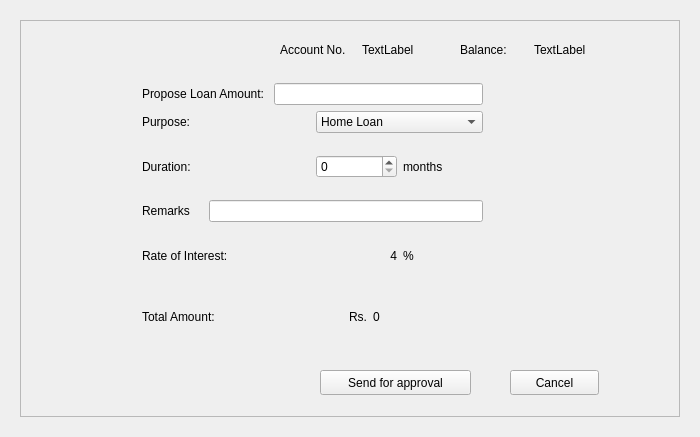
<?xml version="1.0" encoding="UTF-8"?>
<ui version="4.0">
 <class>loanProposal</class>
 <widget class="QDialog" name="loanProposal">
  <property name="geometry">
   <rect>
    <x>0</x>
    <y>0</y>
    <width>700</width>
    <height>437</height>
   </rect>
  </property>
  <property name="windowTitle">
   <string>Dialog</string>
  </property>
  <layout class="QVBoxLayout" name="verticalLayout">
   <item>
    <widget class="QStackedWidget" name="stackedWidget">
     <property name="currentIndex">
      <number>1</number>
     </property>
     <widget class="QWidget" name="page">
      <layout class="QVBoxLayout" name="verticalLayout_2">
       <item>
        <widget class="QFrame" name="frame">
         <property name="frameShape">
          <enum>QFrame::StyledPanel</enum>
         </property>
         <property name="frameShadow">
          <enum>QFrame::Raised</enum>
         </property>
         <widget class="QTextBrowser" name="textBrowser">
          <property name="geometry">
           <rect>
            <x>160</x>
            <y>90</y>
            <width>321</width>
            <height>101</height>
           </rect>
          </property>
          <property name="html">
           <string>&lt;!DOCTYPE HTML PUBLIC &quot;-//W3C//DTD HTML 4.0//EN&quot; &quot;http://www.w3.org/TR/REC-html40/strict.dtd&quot;&gt;
&lt;html&gt;&lt;head&gt;&lt;meta name=&quot;qrichtext&quot; content=&quot;1&quot; /&gt;&lt;style type=&quot;text/css&quot;&gt;
p, li { white-space: pre-wrap; }
&lt;/style&gt;&lt;/head&gt;&lt;body style=&quot; font-family:'Ubuntu'; font-size:11pt; font-weight:400; font-style:normal;&quot;&gt;
&lt;p align=&quot;justify&quot; style=&quot; margin-top:0px; margin-bottom:0px; margin-left:0px; margin-right:0px; -qt-block-indent:0; text-indent:0px;&quot;&gt;&lt;span style=&quot; font-size:18pt; font-weight:600;&quot;&gt;It seems that you have not taken a loan.&lt;/span&gt;&lt;/p&gt;
&lt;p align=&quot;justify&quot; style=&quot; margin-top:0px; margin-bottom:0px; margin-left:0px; margin-right:0px; -qt-block-indent:0; text-indent:0px;&quot;&gt;&lt;span style=&quot; font-size:18pt; font-weight:600;&quot;&gt;Do you wish to take one??&lt;/span&gt;&lt;/p&gt;&lt;/body&gt;&lt;/html&gt;</string>
          </property>
         </widget>
         <widget class="QPushButton" name="pushButton_loan_ys">
          <property name="geometry">
           <rect>
            <x>170</x>
            <y>220</y>
            <width>89</width>
            <height>25</height>
           </rect>
          </property>
          <property name="text">
           <string>Yes, I do</string>
          </property>
         </widget>
         <widget class="QPushButton" name="pushButton_loan_no">
          <property name="geometry">
           <rect>
            <x>360</x>
            <y>220</y>
            <width>89</width>
            <height>25</height>
           </rect>
          </property>
          <property name="text">
           <string>No, thanks</string>
          </property>
         </widget>
        </widget>
       </item>
      </layout>
     </widget>
     <widget class="QWidget" name="page_2">
      <layout class="QVBoxLayout" name="verticalLayout_3">
       <item>
        <widget class="QFrame" name="frame_2">
         <property name="frameShape">
          <enum>QFrame::StyledPanel</enum>
         </property>
         <property name="frameShadow">
          <enum>QFrame::Raised</enum>
         </property>
         <widget class="QPushButton" name="pushButton_apprval">
          <property name="geometry">
           <rect>
            <x>300</x>
            <y>350</y>
            <width>151</width>
            <height>25</height>
           </rect>
          </property>
          <property name="text">
           <string>Send for approval</string>
          </property>
         </widget>
         <widget class="QPushButton" name="pushButton_cancel">
          <property name="geometry">
           <rect>
            <x>490</x>
            <y>350</y>
            <width>89</width>
            <height>25</height>
           </rect>
          </property>
          <property name="text">
           <string>Cancel</string>
          </property>
         </widget>
         <widget class="QWidget" name="layoutWidget">
          <property name="geometry">
           <rect>
            <x>260</x>
            <y>20</y>
            <width>158</width>
            <height>19</height>
           </rect>
          </property>
          <layout class="QHBoxLayout" name="horizontalLayout_6">
           <item>
            <widget class="QLabel" name="label_8">
             <property name="text">
              <string>Account No.</string>
             </property>
            </widget>
           </item>
           <item>
            <widget class="QLabel" name="label_accn">
             <property name="text">
              <string>TextLabel</string>
             </property>
            </widget>
           </item>
          </layout>
         </widget>
         <widget class="QWidget" name="layoutWidget">
          <property name="geometry">
           <rect>
            <x>440</x>
            <y>20</y>
            <width>142</width>
            <height>19</height>
           </rect>
          </property>
          <layout class="QHBoxLayout" name="horizontalLayout_7">
           <item>
            <widget class="QLabel" name="label_10">
             <property name="text">
              <string>Balance:</string>
             </property>
            </widget>
           </item>
           <item>
            <widget class="QLabel" name="label_balance">
             <property name="text">
              <string>TextLabel</string>
             </property>
            </widget>
           </item>
          </layout>
         </widget>
         <widget class="QWidget" name="layoutWidget">
          <property name="geometry">
           <rect>
            <x>122</x>
            <y>63</y>
            <width>341</width>
            <height>261</height>
           </rect>
          </property>
          <layout class="QVBoxLayout" name="verticalLayout_4">
           <item>
            <layout class="QHBoxLayout" name="horizontalLayout">
             <item>
              <widget class="QLabel" name="label">
               <property name="text">
                <string>Propose Loan Amount: </string>
               </property>
              </widget>
             </item>
             <item>
              <widget class="QLineEdit" name="lineEdit_principal"/>
             </item>
            </layout>
           </item>
           <item>
            <layout class="QHBoxLayout" name="horizontalLayout_3">
             <property name="spacing">
              <number>6</number>
             </property>
             <item>
              <widget class="QLabel" name="label_3">
               <property name="text">
                <string>Purpose: </string>
               </property>
              </widget>
             </item>
             <item>
              <widget class="QComboBox" name="comboBox_purpose">
               <item>
                <property name="text">
                 <string>Home Loan</string>
                </property>
               </item>
               <item>
                <property name="text">
                 <string>Student Loan</string>
                </property>
               </item>
               <item>
                <property name="text">
                 <string>Car Loan</string>
                </property>
               </item>
               <item>
                <property name="text">
                 <string>Business Loan</string>
                </property>
               </item>
              </widget>
             </item>
            </layout>
           </item>
           <item>
            <layout class="QHBoxLayout" name="horizontalLayout_10">
             <item>
              <widget class="QLabel" name="label_2">
               <property name="text">
                <string>Duration: </string>
               </property>
              </widget>
             </item>
             <item>
              <layout class="QHBoxLayout" name="horizontalLayout_2">
               <item>
                <widget class="QSpinBox" name="spinBox_dur"/>
               </item>
               <item>
                <widget class="QLabel" name="label_9">
                 <property name="text">
                  <string>months</string>
                 </property>
                </widget>
               </item>
              </layout>
             </item>
            </layout>
           </item>
           <item>
            <layout class="QHBoxLayout" name="horizontalLayout_8">
             <property name="spacing">
              <number>19</number>
             </property>
             <item>
              <widget class="QLabel" name="label_12">
               <property name="text">
                <string>Remarks</string>
               </property>
              </widget>
             </item>
             <item>
              <widget class="QLineEdit" name="lineEdit_rem"/>
             </item>
            </layout>
           </item>
           <item>
            <layout class="QHBoxLayout" name="horizontalLayout_9">
             <item>
              <widget class="QLabel" name="label_4">
               <property name="text">
                <string>Rate of Interest: </string>
               </property>
              </widget>
             </item>
             <item>
              <layout class="QHBoxLayout" name="horizontalLayout_4">
               <item>
                <widget class="QLabel" name="label_intrest">
                 <property name="text">
                  <string>4</string>
                 </property>
                 <property name="alignment">
                  <set>Qt::AlignRight|Qt::AlignTrailing|Qt::AlignVCenter</set>
                 </property>
                </widget>
               </item>
               <item>
                <widget class="QLabel" name="label_6">
                 <property name="text">
                  <string>%</string>
                 </property>
                 <property name="alignment">
                  <set>Qt::AlignLeading|Qt::AlignLeft|Qt::AlignVCenter</set>
                 </property>
                </widget>
               </item>
              </layout>
             </item>
            </layout>
           </item>
           <item>
            <layout class="QHBoxLayout" name="horizontalLayout_5">
             <item>
              <widget class="QLabel" name="label_5">
               <property name="text">
                <string>Total Amount: </string>
               </property>
              </widget>
             </item>
             <item>
              <widget class="QLabel" name="label_7">
               <property name="text">
                <string>Rs.</string>
               </property>
               <property name="alignment">
                <set>Qt::AlignRight|Qt::AlignTrailing|Qt::AlignVCenter</set>
               </property>
              </widget>
             </item>
             <item>
              <widget class="QLabel" name="label_ttlAmt">
               <property name="text">
                <string>0</string>
               </property>
              </widget>
             </item>
            </layout>
           </item>
          </layout>
         </widget>
        </widget>
       </item>
      </layout>
     </widget>
    </widget>
   </item>
  </layout>
 </widget>
 <resources/>
 <connections/>
</ui>
